Frame 1 (no input): blank canvas, image omitted
Frame 60 (the mouse pressed at the canvas centre just before this capture): blank canvas, image omitted
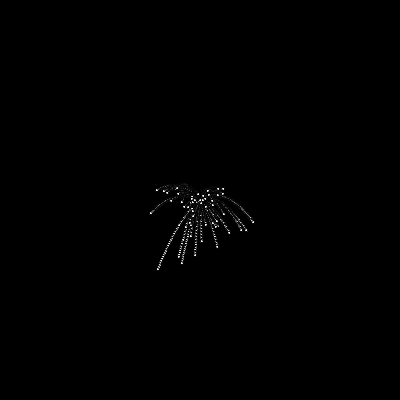
Frame 120 (the mouse held since frame 60 and released just before this capture)

The Processing sketch whose frames 1 and 60 were blank and that drew this single picture after the mouse press (run headless with seeded random() and noise(); from frame 60 on, the mouse is pressed at the canvas centre):

// Processing sketch: processing_86570
// ── processing_86570.pde

ArrayList <particle> pars = new ArrayList <particle> ();
boolean tf;
void setup() {
size(400, 400);
stroke(0);
background(0);
}
void draw() {
  if(keyCode == UP) {
  tf = true;
  }
  if(keyCode == DOWN) {
    tf = false;
  }
  if(tf == true) {
    background(0);
text(pars.size(), 200, 100);
  }
 if(mousePressed) {
   pars.add(new particle(mouseX, mouseY));
 }
 for(int i = 0; i < pars.size(); i++) {
   pars.get(i).draw();
   if(pars.get(i).x<0 || pars.get(i).x>height) {
   pars.remove(i);
   }
 }
}
class particle {
  float x;
  float y;
  float xvel = random(-1 , 1);
  float yvel=random(-1, 1);;
  particle(float xvar, float yvar) {
    x=xvar;
    y=yvar;
  }
  void draw() {
    if(y<390) {
    yvel+=0.03;
    }
    else {
      yvel = 0.001;
      if(x<width && x>0){
        xvel*=1.07;
      }
    }
          if(x<width && x>0 && y > 300){
        xvel*=1.1;
      }
    y+=yvel;
    x+=xvel;
    ellipse(x, y, 3, 3);

  }
}
